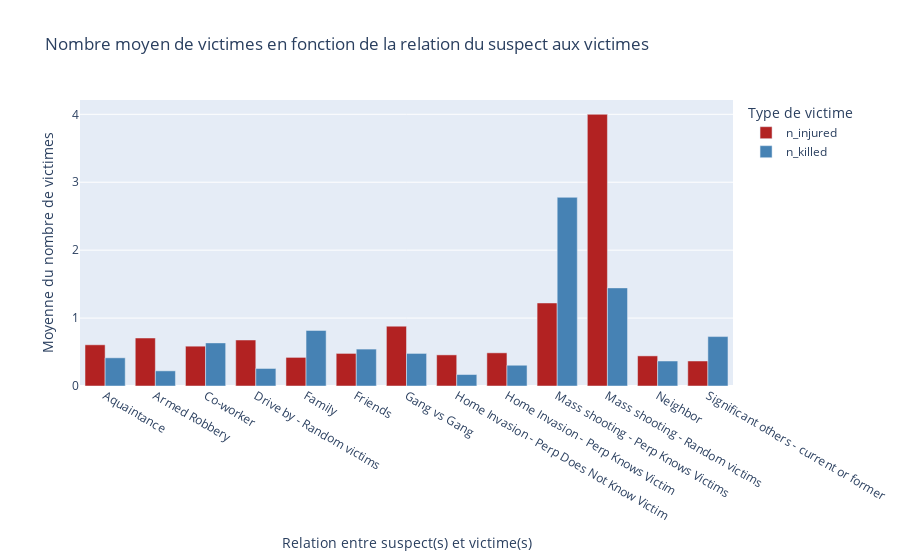

This figure's notebook cell:
### Code cell
grouped_data8 = base_totale.groupby('relation').agg({
    'n_injured': 'mean',
    'n_killed': 'mean'
}).reset_index()


fig8 = px.bar(
    grouped_data8,
    x=grouped_data8['relation'],
    y=['n_injured', 'n_killed'],
    labels={"relation": "Relation entre suspect(s) et victime(s)", "value": "Moyenne du nombre de victimes", "variable": "Type de victime"},
    title="Nombre moyen de victimes en fonction de la relation du suspect aux victimes",
    color_discrete_map={"n_injured": "firebrick", "n_killed": "steelblue"}
)

fig8.update_layout(barmode='group')  # Display bars side by side

fig8.show()

### Figure 1 — Plotly figure (JSON) as saved in the notebook; plotly's stock layout.template omitted (floating-point values rounded to 4 significant figures)
{"data": [{"alignmentgroup": "True", "hovertemplate": "Type de victime=n_injured<br>Relation entre suspect(s) et victime(s)=%{x}<br>Moyenne du nombre de victimes=%{y}<extra></extra>", "legendgroup": "n_injured", "marker": {"color": "firebrick", "pattern": {"shape": ""}}, "name": "n_injured", "offsetgroup": "n_injured", "orientation": "v", "showlegend": true, "textposition": "auto", "type": "bar", "x": ["Aquaintance", "Armed Robbery", "Co-worker", "Drive by - Random victims", "Family", "Friends", "Gang vs Gang", "Home Invasion - Perp Does Not Know Victim", "Home Invasion - Perp Knows Victim", "Mass shooting - Perp Knows Victims", "Mass shooting - Random victims", "Neighbor", "Significant others - current or former"], "xaxis": "x", "y": [0.6065, 0.7066, 0.5862, 0.6774, 0.4212, 0.4799, 0.881, 0.4581, 0.4884, 1.222, 4, 0.4433, 0.3682], "yaxis": "y"}, {"alignmentgroup": "True", "hovertemplate": "Type de victime=n_killed<br>Relation entre suspect(s) et victime(s)=%{x}<br>Moyenne du nombre de victimes=%{y}<extra></extra>", "legendgroup": "n_killed", "marker": {"color": "steelblue", "pattern": {"shape": ""}}, "name": "n_killed", "offsetgroup": "n_killed", "orientation": "v", "showlegend": true, "textposition": "auto", "type": "bar", "x": ["Aquaintance", "Armed Robbery", "Co-worker", "Drive by - Random victims", "Family", "Friends", "Gang vs Gang", "Home Invasion - Perp Does Not Know Victim", "Home Invasion - Perp Knows Victim", "Mass shooting - Perp Knows Victims", "Mass shooting - Random victims", "Neighbor", "Significant others - current or former"], "xaxis": "x", "y": [0.4152, 0.2231, 0.6345, 0.2581, 0.8181, 0.5434, 0.4796, 0.1689, 0.3056, 2.778, 1.444, 0.3681, 0.7274], "yaxis": "y"}], "layout": {"barmode": "group", "legend": {"title": {"text": "Type de victime"}, "tracegroupgap": 0}, "title": {"text": "Nombre moyen de victimes en fonction de la relation du suspect aux victimes"}, "xaxis": {"anchor": "y", "domain": [0, 1], "title": {"text": "Relation entre suspect(s) et victime(s)"}}, "yaxis": {"anchor": "x", "domain": [0, 1], "title": {"text": "Moyenne du nombre de victimes"}}}}
